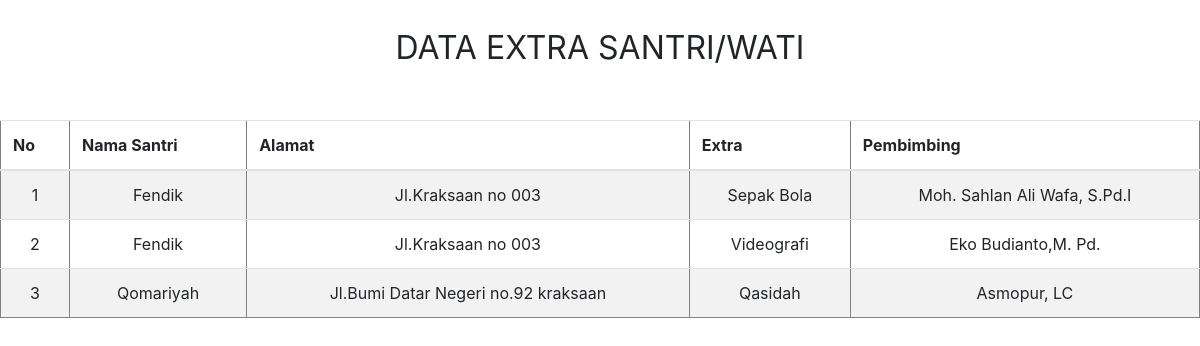
/index.php/admin/laporan/l_extraS, run on the app's committed database.
### tables this page shows
CREATE TABLE `detaile` (
  `id_detaile` int(11) NOT NULL,
  `nis` varchar(125) NOT NULL,
  `code_extra` varchar(125) NOT NULL
);

CREATE TABLE `tb_dsantri` (
  `nis` varchar(50) NOT NULL,
  `nama` varchar(255) NOT NULL,
  `alamat` varchar(455) NOT NULL,
  `jk` varchar(25) NOT NULL,
  `tempat_lahir` varchar(25) NOT NULL,
  `tgl_lahir` date NOT NULL,
  `code_kamar` varchar(225) NOT NULL,
  `kelas` varchar(45) NOT NULL,
  `keterangan` varchar(255) NOT NULL,
  `foto` varchar(255) NOT NULL,
  `status` varchar(125) NOT NULL,
  `tempat_abituren` varchar(125) NOT NULL
);

CREATE TABLE `tb_extra` (
  `code_extra` varchar(126) NOT NULL,
  `nama_extra` varchar(255) NOT NULL,
  `nama_pembimbing` varchar(255) NOT NULL
);

### application/controllers/admin/laporan.php (called while the page is built, shortened)
<?php
class Laporan extends CI_Controller
{
	public function __construct()
	{
		$this->load->model('m_guru');
		$this->load->model('m_kamar');
		$this->load->model('m_extra');
		$this->load->model('m_konsulat');
		$this->load->model('m_pelanggaran');
		$this->load->model('m_dsantri');
	}
	function l_extraS()
	{
		$data['ext'] = $this->m_extra->te();
		$this->load->view("admin/report/l_santriExt" , $data);
	}
}

### index.php (called while the page is built, shortened)
<?php
require_once BASEPATH.'core/CodeIgniter.php';

### application/models/m_extra.php (called while the page is built, shortened)
<?php
class M_extra extends CI_Model
{
    function te(){
        $this->db->select('*');
        $this->db->from('detaile');
        $this->db->join('tb_dsantri','tb_dsantri.nis=detaile.nis','left');
        $this->db->join('tb_extra','tb_extra.code_extra=detaile.code_extra','left');
        $this->db->order_by("nama", "asc");
        $query = $this->db->get();
        return $query->result();
    }
}

### application/views/admin/report/l_santriExt.php (the view, shortened to what this page needs)
<!DOCTYPE html>
<html lang="en">
<head>
    <link rel="stylesheet" href="<?= base_url('assets'); ?>/template/css/bootstrap.min.css">
</head>
<body onload="window.print()">
<br>
<center style="font-size:24pt;">DATA EXTRA SANTRI/WATI</center><br><br>
<table border="1" align="center" class="table table-striped">
<thead>
    <tr>
        <th>No</th>
        <th>Nama Santri</th>
        <th>Alamat</th>
        <th>Extra</th>
        <th>Pembimbing</th>
    </tr>
</thead>
    <?php $n = 1; foreach($ext as $key){ ?>
    <tr style="text-align:center">
        <td><?= $n++; ?></td>
        <td><?= $key->nama ?></td>
        <td><?= $key->alamat ?></td>
        <td><?= $key->nama_extra ?></td>
        <td><?= $key->nama_pembimbing ?></td>
    </tr>
    <?php } ?>
</table>
</body>
</html>

### application/views/admin/report/l_santriExt.php (style rules this page uses)
body { margin :0; padding:0; }

### data on the page
detaile: tb_dsantri.nama "Fendik", tb_dsantri.alamat "Jl.Kraksaan no 003", tb_extra.nama_extra "Sepak Bola", tb_extra.nama_pembimbing "Moh. Sahlan Ali Wafa, S.Pd.I"
detaile: tb_dsantri.nama "Fendik", tb_dsantri.alamat "Jl.Kraksaan no 003", tb_extra.nama_extra "Videografi", tb_extra.nama_pembimbing "Eko Budianto,M. Pd."
detaile: tb_dsantri.nama "Qomariyah", tb_dsantri.alamat "Jl.Bumi Datar Negeri no.92 kraksaan", tb_extra.nama_extra "Qasidah", tb_extra.nama_pembimbing "Asmopur, LC"
